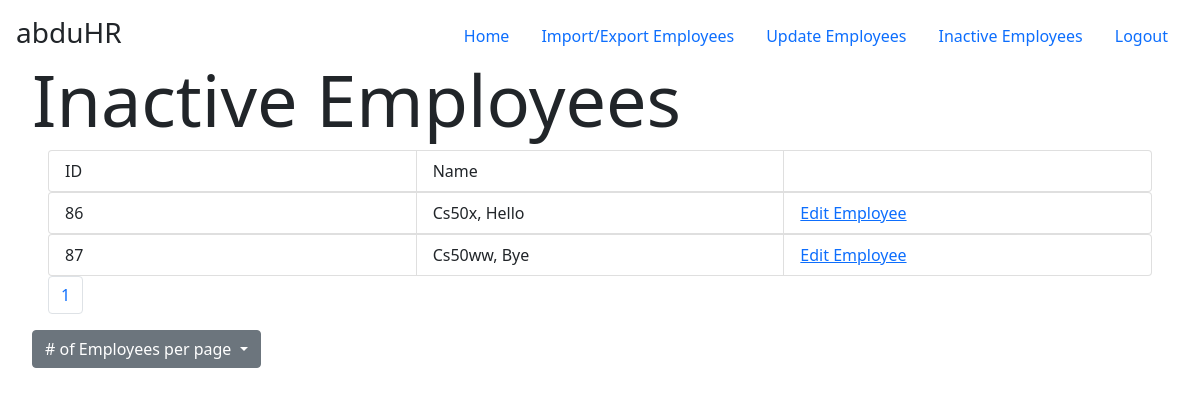
The app's page /abduHR/inactive (signed in) with its own data.
### abduHR/models.py (models this page shows)
class Employee(models.Model):
    first_name=models.CharField(max_length=20)
    last_name=models.CharField(max_length=20)
    email=models.CharField(max_length=30,unique=True)
    phone=models.CharField(max_length=10)
    active=models.BooleanField()

### abduHR/views.py (the view)
# urls.py: path("inactive",views.inactive,name="inactive"),
@login_required
def inactive(request):
    employees=Employee.objects.filter(active=False)
    num_page=request.GET.get('num')
    try:
        paginator=Paginator(employees,num_page)
    except TypeError:
        paginator=Paginator(employees,10)
    page=request.GET.get('page',1)
    try:
        emps=paginator.page(page)
    except PageNotAnInteger:
        emps = paginator.page(1)
    except EmptyPage:
        emps = paginator.page(paginator.num_pages)
    return render(request, "abduHR/inactive.html",{
        "employees":emps
    })

### abduHR/templates/abduHR/inactive.html (shortened to what this page needs)
{% extends "abduHR/layout.html" %}
{% block body %}
<main class="px-3">
    <h1 class="display-2">Inactive Employees</h1>
      <div id="employee_list" class="px-3">
        <ul class="list-group list-group-horizontal">
            <li class="list-group-item" style="flex:1;">ID</li>
            <li class="list-group-item" style="flex:1;">Name</li>
            <li class="list-group-item" style="flex:1;"></li>
          </ul>
      {%for employee in employees%}
      <ul class="list-group list-group-horizontal-sm">
        <li class="list-group-item" style="flex:1;">{{employee.id}}</li>
        <li class="list-group-item " style="flex:1;">{{employee.last_name}}, {{employee.first_name}}</li>
        <li class="list-group-item" style="flex:1;"><a href="/abduHR/edit/{{employee.id}}">Edit Employee</a></li>
      </ul>      {%endfor%}
      </div>
      <div id="employee_list" class="px-3">
        <nav aria-label="Pagination">
           <ul class="pagination">
             {%for i in employees.paginator.page_range%}
             <li class="page-item"><a class="page-link" href="?page={{i}}">{{i}}</a></li>
             {%endfor%}
           </ul>
         </nav>
        </div>
        <div class="dropdown">
            <a class="btn btn-secondary dropdown-toggle" href="#" role="button" id="dropdownMenuLink" data-bs-toggle="dropdown" aria-expanded="false">
              # of Employees per page
            </a>
          </div>
    </main>
{% endblock %}
{%load static%}

### records on screen
Employee: id "86", last_name "Cs50x", first_name "Hello"
Employee: id "87", last_name "Cs50ww", first_name "Bye"

### other values on screen
{{ i }} "1"
